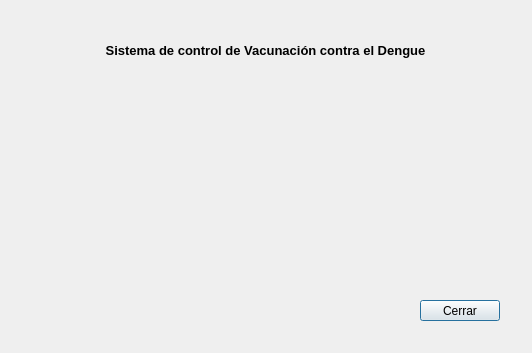
<?xml version="1.0" encoding="UTF-8"?>
<ui version="4.0">
 <class>aboutGui</class>
 <widget class="QDialog" name="aboutGui">
  <property name="geometry">
   <rect>
    <x>0</x>
    <y>0</y>
    <width>532</width>
    <height>353</height>
   </rect>
  </property>
  <property name="windowTitle">
   <string>Acerca De</string>
  </property>
  <widget class="QLabel" name="label">
   <property name="geometry">
    <rect>
     <x>70</x>
     <y>40</y>
     <width>391</width>
     <height>20</height>
    </rect>
   </property>
   <property name="font">
    <font>
     <pointsize>10</pointsize>
     <weight>75</weight>
     <bold>true</bold>
    </font>
   </property>
   <property name="text">
    <string>Sistema de control de Vacunación contra el Dengue</string>
   </property>
   <property name="alignment">
    <set>Qt::AlignCenter</set>
   </property>
  </widget>
  <widget class="QPushButton" name="cmdClose">
   <property name="geometry">
    <rect>
     <x>420</x>
     <y>300</y>
     <width>80</width>
     <height>21</height>
    </rect>
   </property>
   <property name="text">
    <string>Cerrar</string>
   </property>
  </widget>
 </widget>
 <resources/>
 <connections/>
</ui>
